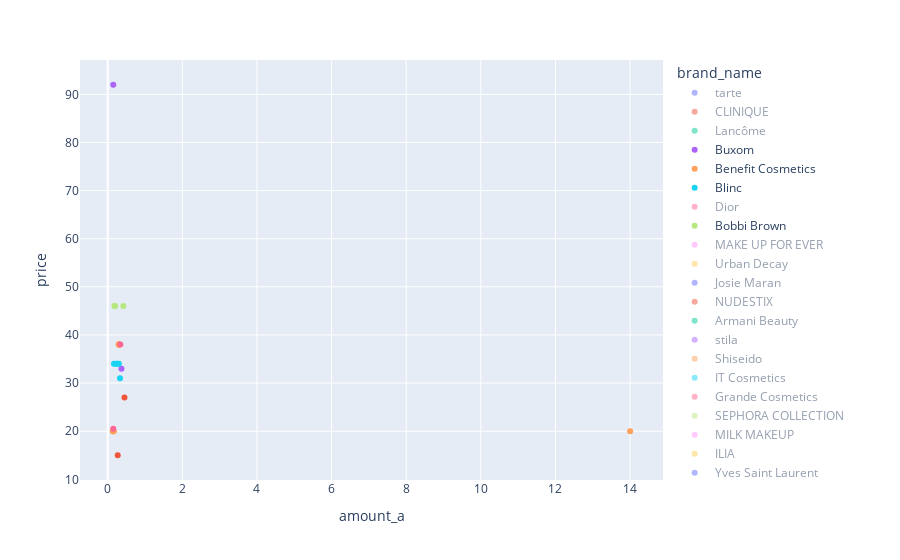

Source (notebook cell):
### Code cell
import plotly.express as px
df = pd.read_csv('../data/agg_prod_data.csv')

fig = px.scatter(df[df['lvl_2_cat']=='Mascara'], x="amount_a", y="price",
                 color='brand_name',
                 hover_data=['brand_name', 'product_name', 'index', 'unit_price'],
)
fig.show()
